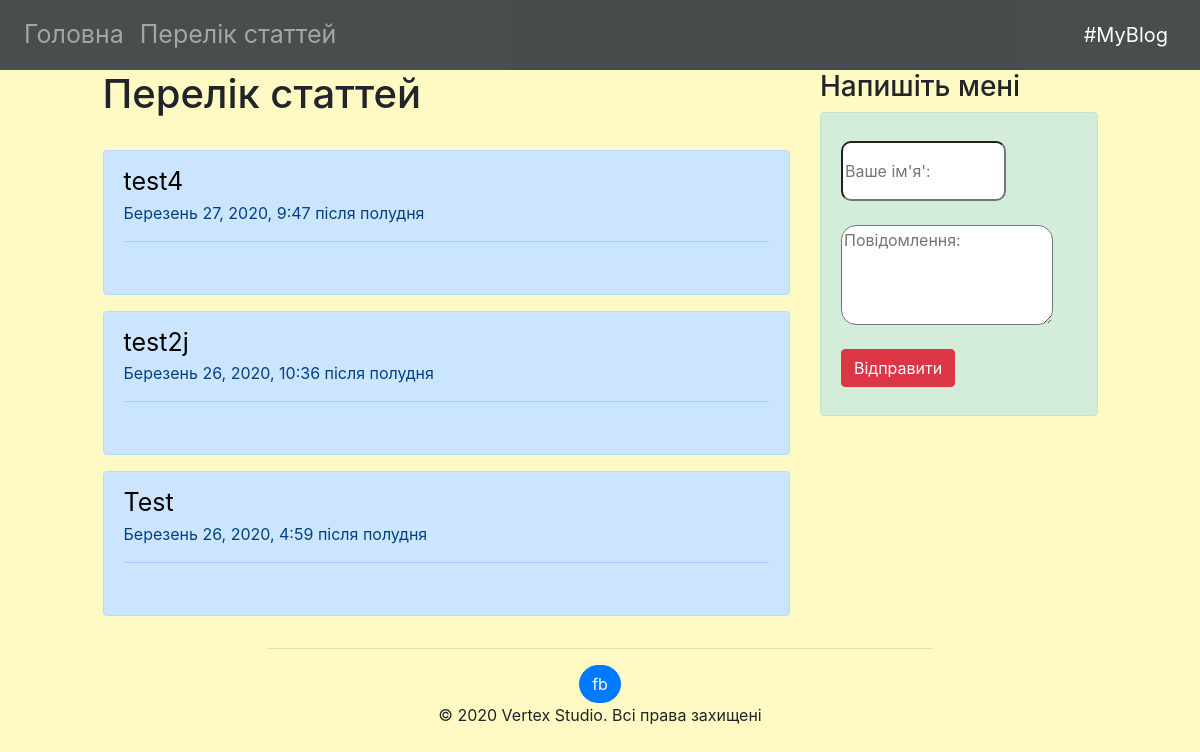
The app's page /articles/ with its own data.
### blog/apps/articles/models.py (models this page shows, shortened)
class Article(models.Model):
    articleTitle=models.CharField('Article name',max_length=200)
    articleText=models.TextField('Article text',max_length=10000)
    publicationDate=models.DateTimeField('Publication date')

### blog/apps/articles/views.py (the view)
# urls.py: path('articles/',views.index,name="index"),
def index(request):
    latestList=Article.objects.order_by("-publicationDate")
    return render(request,"articles/list.html",{"list":latestList})

### blog/apps/articles/Templates/articles/list.html (shortened to what this page needs)
{% extends 'base.html' %}
{% block content %}
<div class="row">
  <div class="col-sm-1"></div>
  {% if list %}
  <div id="articlesList" class="col-sm-7">
  <h1>Перелік статтей</h1></br>
  {% for a in list %}
  <div class="alert alert-primary">
      <a href="{% url 'articles:detail' a.id %}">{{a.articleTitle}}</a>
      <p>{{a.publicationDate}}</p>
      <hr></hr>
  </div>
  {% endfor %}
  {% else %}
    Статтей не знайдені
  {% endif %}
</div>
<div class="col-sm-3">
  <h3>Напишіть мені</h3>
  <div height="auto" class=" alert alert-success" >
  <p>
    <form action="{% url 'articles:sendMessage'%}" method='POST'>
    <input type="text" class="ff" name="nick" required placeholder="Ваше ім'я':"></br></br>
    <textarea name="message" required placeholder="Повідомлення:"></textarea></br></br>
    <input type="submit" name="sendMes" value="Відправити" class="btn btn-danger"></input>
    </form>
  </p>
  </div>
  </div>
  </div>
{% endblock %}

### blog/apps/articles/Templates/base.html (style rules this page uses)
body { word-wrap:break-word; background-color: #FFFAC4; }
.row { margin-top:70px; }
a { color:black; font-size:25px; }
.ff { width:70%; height:60px; border-radius:10px; }
textarea { width:90%; height:100px; border-radius:15px; }
form { width:100%; }

### records on screen
Article: articleTitle "test4", publicationDate "Березень 27, 2020, 9:47 після полудня"
Article: articleTitle "test2j", publicationDate "Березень 26, 2020, 10:36 після полудня"
Article: articleTitle "Test", publicationDate "Березень 26, 2020, 4:59 після полудня"
